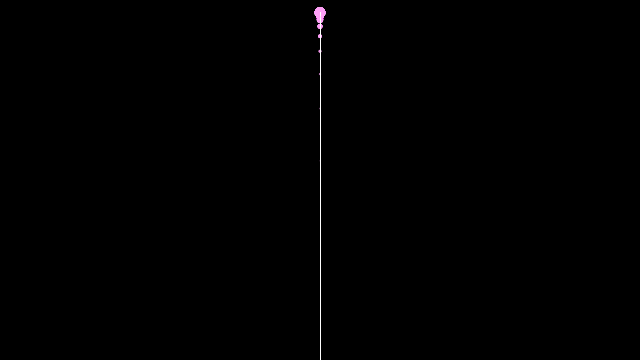
Frame 1 (no input)
Frame 60 (the mouse pressed at the canvas centre just before this capture): identical to frame 1, image omitted
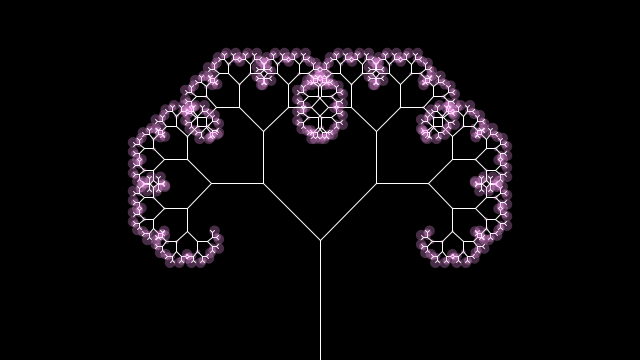
Frame 120 (the mouse held since frame 60 and released just before this capture)

The Processing sketch that drew these frames (run headless with seeded random() and noise(); from frame 60 on, the mouse is pressed at the canvas centre):

// Processing sketch: Tree_f
// ── Tree_f.pde
// Aven https://www.aven.cc
// Digital arts
// class website: https://www.aven.cc/digital-arts
// class repo: https://github.com/aaaven/digital-arts
// ICCI, Shanghai Jiao Tong University

// Lecture 02: Coding session - fractal tree in 15 mins


float theta;   

void setup() {
  size(640, 360);
  strokeWeight(1);
  fill(255, 160, 249, 70);
}

void draw() {
  background(0);
  frameRate(30);
  stroke(255);
  // Let's pick an angle 0 to 90 degrees based on the mouse position
  float a = (mouseX / (float) width) * 90f;
  // Convert it to radians
  theta = radians(a);
  // Start the tree from the bottom of the screen
  translate(width/2, height);
  // Draw a line 120 pixels
  line(0, 0, 0, -120);
  // Move to the end of that line
  translate(0, -120);
  // Start the recursive branching!
  branch(120, 1);
}

void branch(float h, float b) {
  // Each branch will be 2/3rds the size of the previous one
  h *= 0.66;
  b *= 1.3;

  // All recursive functions must have an exit condition!!!!
  // Here, ours is when the length of the branch is 2 pixels or less
  if (h > 2) {
    pushMatrix();    // Save the current state of transformation (i.e. where are we now)
    rotate(theta);   // Rotate by theta
    stroke(255);
    line(0, 0, 0, -h);  // Draw the branch
    noStroke();
    ellipse(0, -h, b, b);
    translate(0, -h); // Move to the end of the branch
    branch(h, b);       // Ok, now call myself to draw two new branches!!
    popMatrix();     // Whenever we get back here, we "pop" in order to restore the previous matrix state

    // Repeat the same thing, only branch off to the "left" this time!
    pushMatrix();
    rotate(-theta);
    stroke(255);
    line(0, 0, 0, -h);
    translate(0, -h);
    branch(h, b);
    popMatrix();
  }
}
